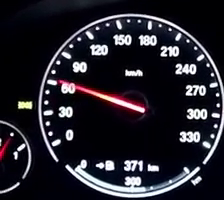
#> input picture frame 97 of Analog-Gauge.mp4, 224 x 200 px
$ python convert.py
#> lines starting #> are read from the running program, lines starting #| are printed output that depends on the picture; long printed decimals are rounded
import cv2
import matplotlib.pyplot as plt
import numpy as np

cap = cv2.VideoCapture('Analog-Gauge.mp4')
frame_size = np.int64((cap.get(3), cap.get(4)))
frame_rate = cap.get(5)
output = cv2.VideoWriter('Digital-Gauge.avi', cv2.VideoWriter_fourcc('M','J','P','G'), frame_rate, frame_size)
speed_total = []

while(1):
    ret, frame = cap.read()
#> frame is the input picture: shape (200, 224, 3); mean B, G, R 42.8, 34.5, 36.2
    if not ret:
        break
    img_hough_linp = frame.copy()
    frame_gray = cv2.cvtColor(frame, 6)
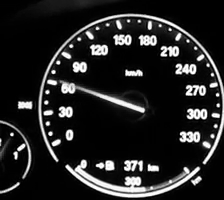
#> frame_gray: shape (200, 224); min 0, max 255, mean 35.9
    frame_edge = cv2.Canny(frame_gray, 100, 200)
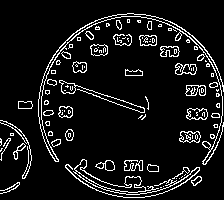
#> frame_edge: shape (200, 224); 9% white in thin lines or dots
    lines = cv2.HoughLinesP(frame_edge, rho=1, theta=np.pi/180, threshold=60, minLineLength=30, maxLineGap=3)
#> lines = [[67, 85, 142, 112], [59, 80, 148, 109]]

    if not (lines is None):
        mag_sel = 0
        for line in lines:
            x1, y1, x2, y2 = line[0]
            ang = (180/np.pi)*np.arctan((y2-y1)/(x2-x1+np.finfo(float).eps))
            ang = -ang

            if min(x2,x1) < 72 or ang < 0:
                    ang += 180

            mag = np.sqrt((y2-y1)**2+(x2-x1)**2)
            if mag > mag_sel:
                    mag_sel = mag
                    ang_sel = ang
                    x1_sel, y1_sel, x2_sel, y2_sel = x1, y1, x2, y2
#> this loop made 2 passes
#> (x1, y1, x2, y2, ang, mag, mag_sel, ang_sel) on passes 1 to 2: (67, 85, 142, 112, 160.2, 79.71, 79.71, 160.2), (59, 80, 148, 109, 162, 93.61, 93.61, 162)
#> after the loop, ang_sel = 162; mag_sel = 93.61; x1_sel = 59; x2_sel = 148; y1_sel = 80; y2_sel = 109


        cv2.line(img_hough_linp, (x1_sel, y1_sel), (x2_sel, y2_sel), (0, 255, 0), 2)
        speed = -1.4*ang_sel+289
#> speed = 62.27
        cv2.putText(img_hough_linp, str(int(speed)), (80, 150), cv2.FONT_HERSHEY_COMPLEX, 1, (0, 255, 0), 2)
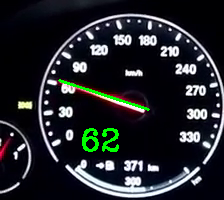
#> img_hough_linp: shape (200, 224, 3); mean B, G, R 42, 37.9, 35.1
        speed_total.append(speed)
        print(mag_sel, ang_sel, x1_sel, x2_sel)
#| 93.606 161.952 59 148

        cv2.imshow("img_hough_linp", img_hough_linp)
        cv2.waitKey(1)

    output.write(img_hough_linp)

output.release()
cap.release()

$ run again, starting later in the video
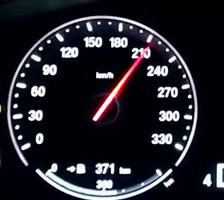
#> input picture frame 436 of Analog-Gauge.mp4, 224 x 200 px
#> frame is the input picture: shape (200, 224, 3); mean B, G, R 42.9, 34.7, 35.7
#> `frame_edge = cv2.Canny(frame_gray, 100, 200)`:
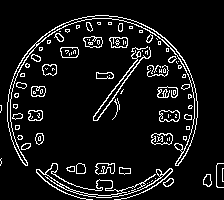
#> frame_edge: shape (200, 224); 8.6% white in thin lines or dots
#> lines = [[95, 113, 129, 68], [96, 120, 149, 47], [93, 118, 140, 55]]
#> the loop `for line in lines:` made 3 passes
#> (x1, y1, x2, y2, ang, mag, mag_sel, ang_sel) on passes 1 to 2: (95, 113, 129, 68, 52.93, 56.4, 56.4, 52.93), (96, 120, 149, 47, 54.02, 90.21, 90.21, 54.02)
#> after the loop `for line in lines:`: ang_sel = 54.02; mag_sel = 90.21; x1_sel = 96; x2_sel = 149; y1_sel = 120; y2_sel = 47
#> speed = 213.4
#> `cv2.putText(img_hough_linp, str(int(speed)), (80, 150), cv2.FONT_HERSH..`:
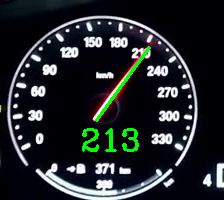
#> img_hough_linp: shape (200, 224, 3); mean B, G, R 41.9, 38.7, 34.3
#| 90.211 54.019 96 149

$ run again, starting later in the video
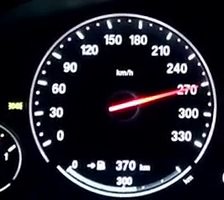
#> input picture frame 776 of Analog-Gauge.mp4, 224 x 200 px
#> frame is the input picture: shape (200, 224, 3); mean B, G, R 41.2, 32.8, 33.7
#> `frame_edge = cv2.Canny(frame_gray, 100, 200)`:
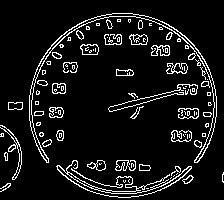
#> frame_edge: shape (200, 224); 8.9% white in thin lines or dots
#> lines = [[111, 111, 180, 92], [110, 106, 189, 87]]
#> the loop `for line in lines:` made 2 passes
#> (x1, y1, x2, y2, ang, mag, mag_sel, ang_sel) on passes 1 to 2: (111, 111, 180, 92, 15.4, 71.57, 71.57, 15.4), (110, 106, 189, 87, 13.52, 81.25, 81.25, 13.52)
#> after the loop `for line in lines:`: ang_sel = 13.52; mag_sel = 81.25; x1_sel = 110; x2_sel = 189; y1_sel = 106; y2_sel = 87
#> speed = 270.1
#> `cv2.putText(img_hough_linp, str(int(speed)), (80, 150), cv2.FONT_HERSH..`:
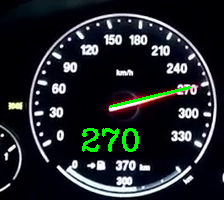
#> img_hough_linp: shape (200, 224, 3); mean B, G, R 40.5, 36.8, 32.6
#| 81.253 13.523 110 189
